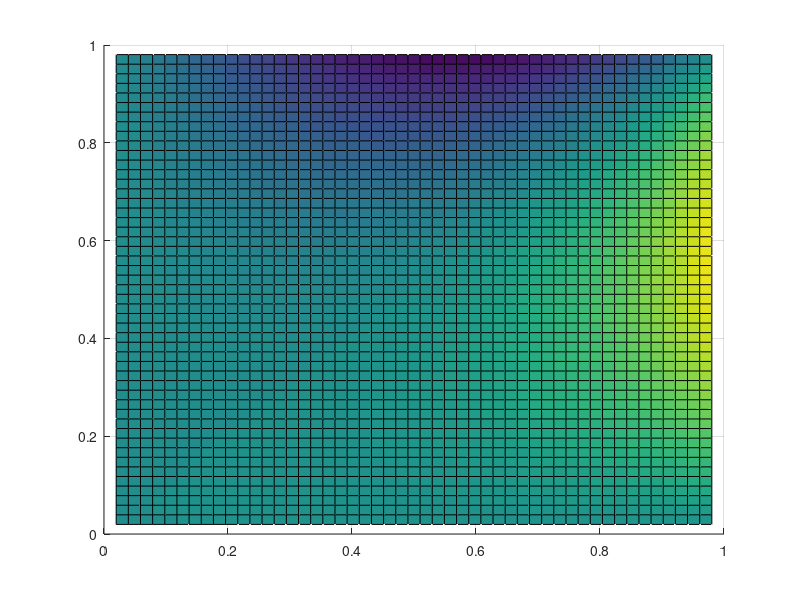

The MATLAB source for this figure:
x = 1.0/51*(1:50);
y = 1.0/51*(1:50);
R = (y'*(x.*x.*x) + x'*(y.*y.*y))/6;
% B(50,:) = B(50,:) - x;
% B(:,50) = B(:,50) - (y.*y)';
load result1.dat
hold on
grid on
% surf(x,y,R);
% surf(x,y,result1);
surf(x, y, R - result1);